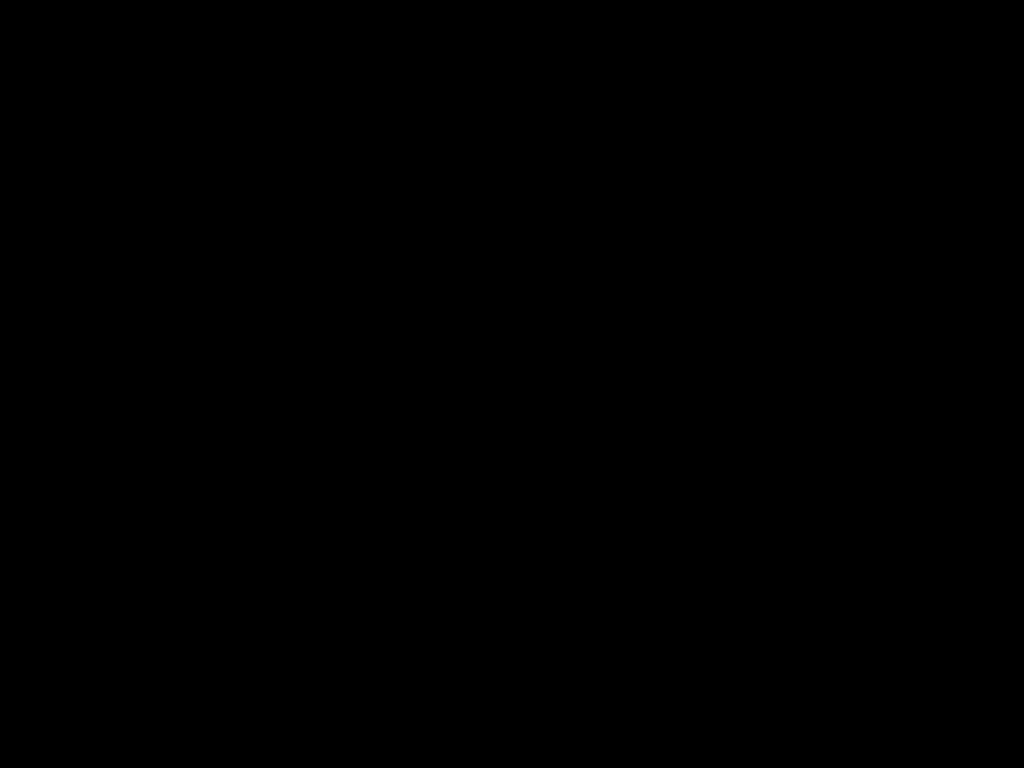
Frame 1 (no input)
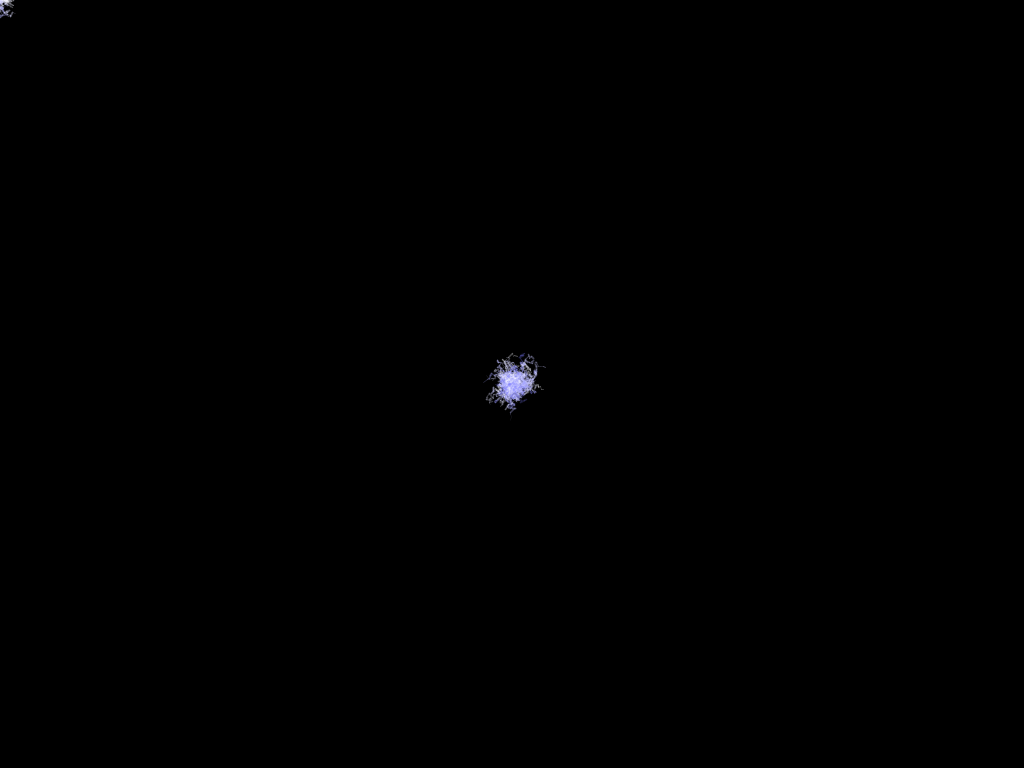
Frame 60 (the mouse pressed at the canvas centre just before this capture)
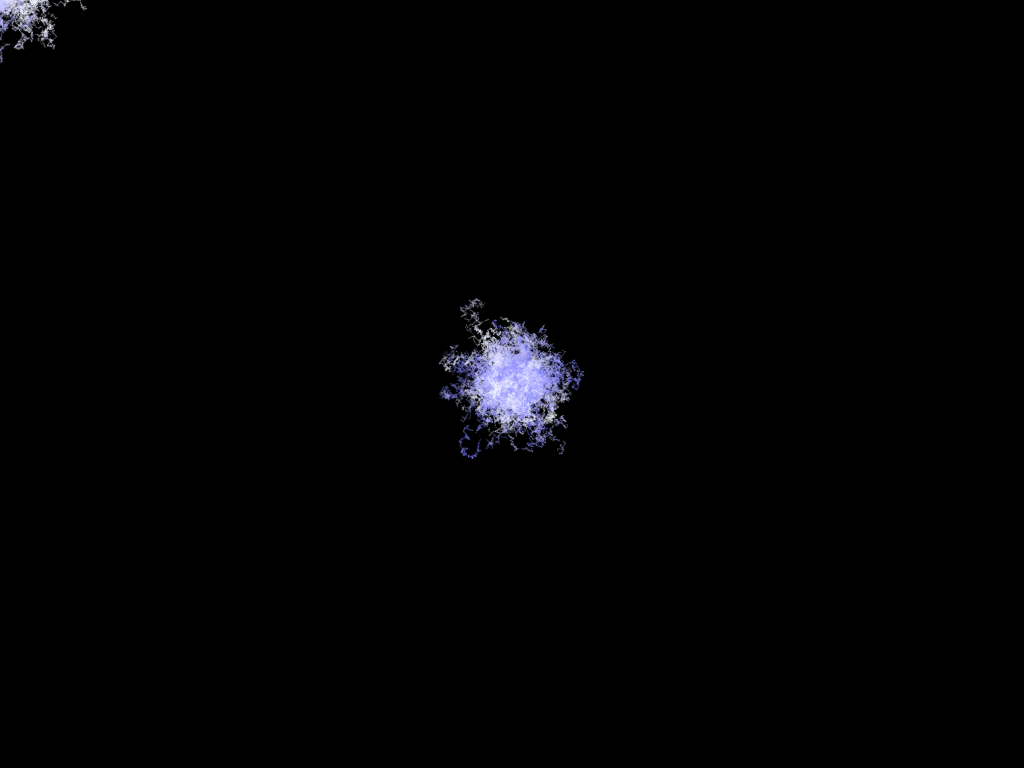
Frame 120 (the mouse held since frame 60 and released just before this capture)

The Processing sketch that drew these frames (run headless with seeded random() and noise(); from frame 60 on, the mouse is pressed at the canvas centre):

// Processing sketch: invasion
// ── invasion.pde

class Snake{
   
   color col;
   PVector pos;
   float randomMoveDelta = 30;
    
   Snake(){
     this(width/2,height/2); 
   }
    
   Snake( float x, float y){
     pos = new PVector(x, y);
     float notblue = random(120,255);
    
     col = color(notblue, notblue, 255, random(50,100));
   }
   
   
   void moveTo( float x, float y ){
      if(x>width) x = width;
      if(x<0) x = 0;
      if(y>height) y = height;
      if(y<0) y = 0;
      stroke(col);
      strokeWeight(random(0,2));
      line(pos.x,pos.y, x,y);
      pos.set(x, y, 0);
   }
   
   void randomMove(){
      randomMoveDelta = random(2,5);
      moveTo(pos.x+random(-randomMoveDelta,randomMoveDelta),pos.y+random(-randomMoveDelta,randomMoveDelta));
   }
  
  
}


ArrayList snakes;
int nbDraw;
boolean clear = false;
//Snake s;

void setup(){
  size(1024,768); 
  background(0);
  snakes = new ArrayList<Snake>();
  initBall(width/2, height/2);
//  s = new Snake();
}



void initBall(float x, float y){
  clear = true;  
  
  for(int i=0;i<100;i++){
    snakes.add( new Snake(x, y) ); 
  }
  nbDraw =0;
}

void draw(){
  
  if(mousePressed){
    
  }
  
  nbDraw++;

  if(clear){

      fill(0,0,0,30);
      noStroke();
      rect(0,0,width,height);
      if(nbDraw == 50){
         clear = false;
         background(0);
      }
    
  }else{
    
    snakes.add(new Snake(mouseX, mouseY)); 
    for(int i=0;i<snakes.size();i++){
      Snake s = (Snake)snakes.get(i); 
      s.randomMove();
      s.randomMove();
      s.randomMove();    
    }
    
    if(nbDraw > 400){
         for(int j=0; j<10; j++){
             if(snakes.size()>0){
               snakes.remove(snakes.size()-1);
             }else{
               initBall(mouseX, mouseY);
             }
         }
    }
  }
}
